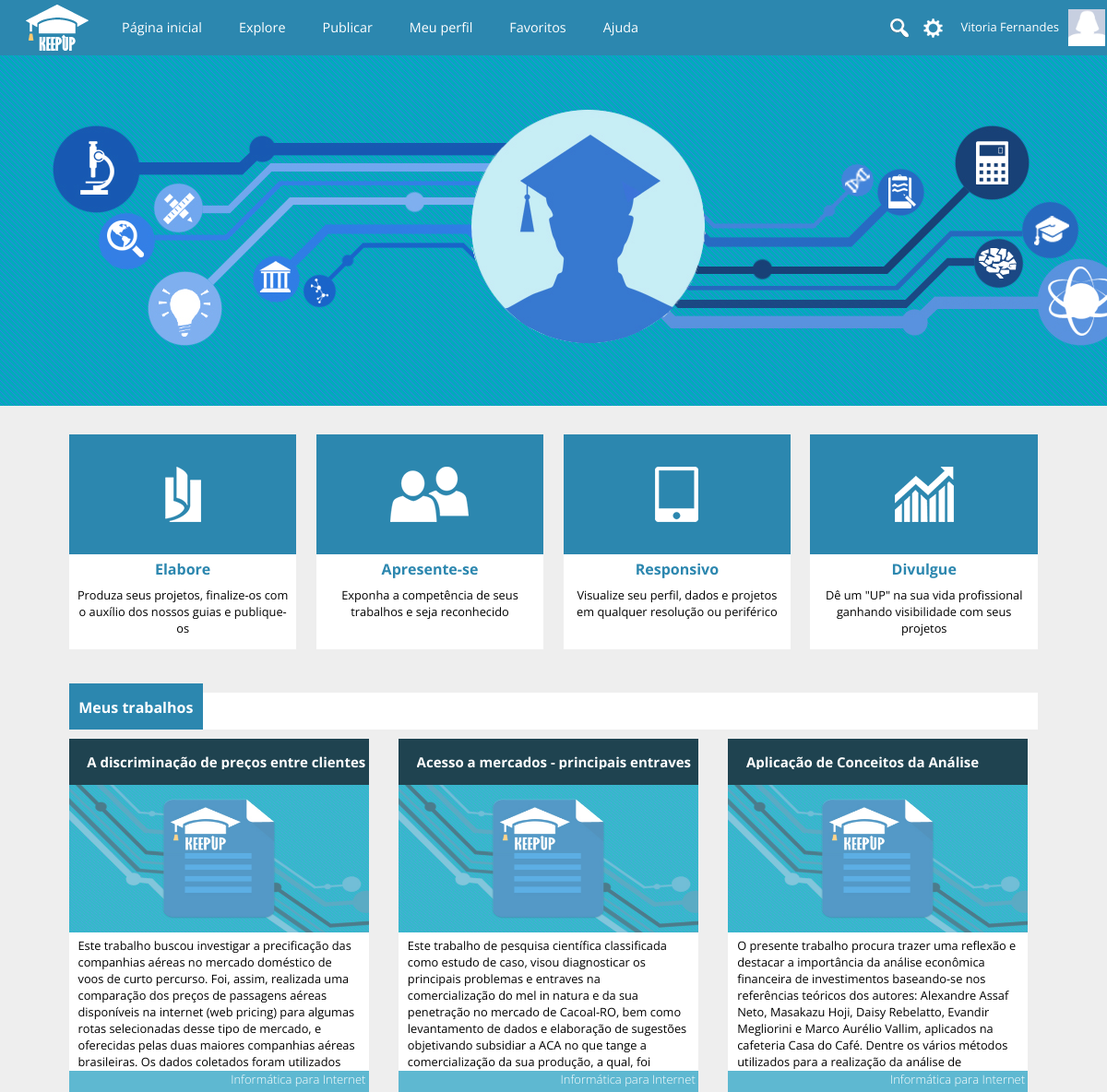
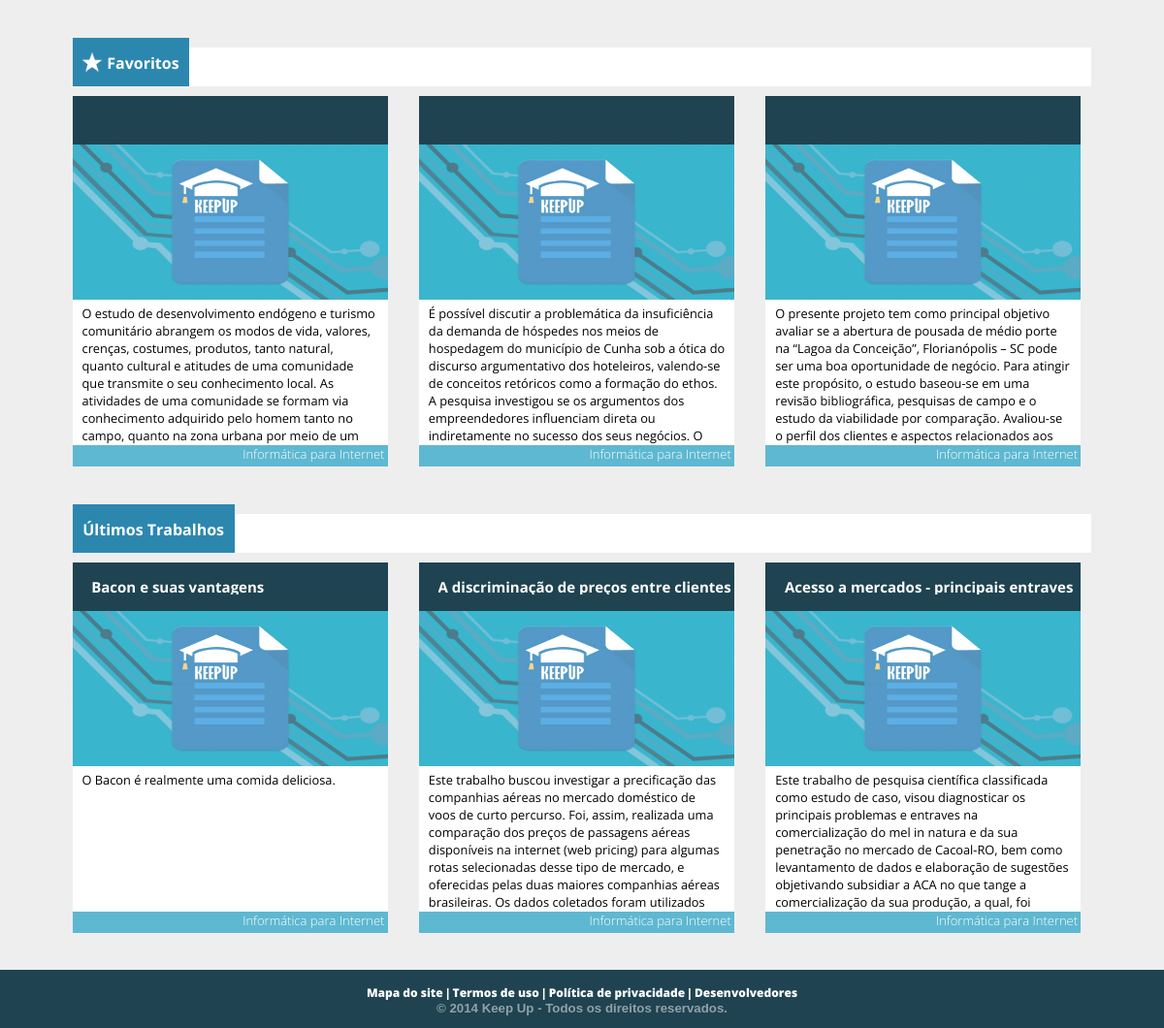
/ (signed in), run on the app's committed database (2 pictures, top to bottom).
### tables this page shows
CREATE TABLE `trabalho` (
  `cd_trabalho` int(11) NOT NULL AUTO_INCREMENT,
  `nm_titulo` varchar(200) NOT NULL,
  `ds_resumo` text,
  `cd_escola` int(11) NOT NULL,
  `cd_curso` int(11) NOT NULL,
  `dt_publicado` datetime NOT NULL,
  `aa_publicacao` int(4) NOT NULL,
  `tx_pchave` varchar(255) DEFAULT '',
  PRIMARY KEY (`cd_trabalho`),
  KEY `fk_trabalhoescola` (`cd_escola`),
  KEY `fk_trabalhocurso` (`cd_curso`),
  CONSTRAINT `fk_trabalhocurso` FOREIGN KEY (`cd_curso`) REFERENCES `curso` (`cd_curso`),
  CONSTRAINT `fk_trabalhoescola` FOREIGN KEY (`cd_escola`) REFERENCES `escola` (`cd_escola`)
);

### sessao.php (called while the page is built, shortened)
<?php
if(isset($_SESSION["logado"]) && $_SESSION["logado"] == true) {
	$sessao = $_SESSION;
}
?>

### conexao.class.php (called while the page is built, shortened)
<?php
class Conexao {
	private $host = "localhost:3307";
	private $usuario = "root";
	private $senha = "usbw";
	private $banco = "keepup";
	private function conectar() {
		if($this->conexao = mysql_connect($this->host, $this->usuario, $this->senha)) {
			if($this->conexaoBanco = mysql_select_db($this->banco)) {
				return $this;
			}
		}
		die("conexao.class:20". mysql_error());
	}
	public function consultar($sql) {
		if($query = mysql_query($sql)) {
			$arr_resultado = array();
			while($resultado = mysql_fetch_array($query)) {
				array_push($arr_resultado, $resultado);
			}
			return $arr_resultado;
		}
		else {
			echo "conexao:39: ".mysql_error();
			$this->desconectar();
			return false;
		}
	}
}
?>

### public_html/index.php (the view, shortened to what this page needs)
<?php
require("../sessao.php");
require("../conexao.class.php");
$conexao = new Conexao();
if($logado) {
    if($sessao["tipoConta"] == "A") {
    	$codigoPerfil = $_SESSION["cd_aluno"];
    	$consulta =
    		"SELECT
    			t.nm_titulo 'titulo',
    			t.ds_resumo 'resumo',
    			t.cd_trabalho 'cd'
    		FROM
    			trabalho t, autoria a
    		WHERE
    			t.cd_trabalho = a.cd_trabalho and
    			a.cd_aluno = $codigoPerfil
    		ORDER BY
    			t.dt_publicado DESC
    		LIMIT 3";
    }
	$sessao["trabalhosUsuario"] = $conexao->consultar($consulta);
    if($sessao["tipoConta"] == "A") {
    	$favsql =
    		"SELECT
    			t.*
    		FROM
    			trabalho t, favorito f
    		WHERE
    			t.cd_trabalho = f.cd_trabalho and
    			f.cd_aluno = {$sessao["cd_aluno"]}
    		ORDER BY
    			f.dt_favoritado DESC
    		LIMIT 3";
    	$sessao["favoritos"] = $conexao->consultar($favsql);
    }
}
$consulta =
	"SELECT
		t.nm_titulo,
		c.nm_curso,
		t.ds_resumo,
		t.cd_trabalho
	FROM
		trabalho t, curso c
	WHERE
		t.cd_curso = c.cd_curso
	ORDER BY
		t.dt_publicado DESC
	LIMIT 3";
$sessao["trabalhosRecentes"] = $conexao->consultar($consulta);
?>
<!doctype html>
<html>
<head>
	<link href="cs/estilo_index.css" rel="stylesheet" type="text/css" />
    <link href="cs/global.css" rel="stylesheet" type="text/css" />
</head>
<body>
<?php include "header.php"; ?>
    				<div id='video_background'>
                    	<div class="slide" id="slide1">
                       	</div>
                    </div>
    <Section>
        <div id="vantagens">
                <div class="vantagens">
                    <div class="icones" id="i1"> </div>
                    	<h1> Elabore </h1>
                        <p>
                        Produza seus projetos, finalize-os com o auxílio dos nossos guias e publique-os
                        </p>
		</div>
                <div class="vantagens">
                    <div class="icones" id="i2"> </div>
                    <h1> Apresente-se </h1>
                        <p>
						Exponha a competência de seus trabalhos e seja reconhecido
                        </p>
                </div>
                <div class="vantagens">
                    <div class="icones" id="i3"> </div>
                    <h1> Responsivo </h1>
                        <p>
                        Visualize seu perfil, dados e projetos em qualquer resolução ou periférico
                        </p>
                </div>
                <div class="vantagens">
                    <div class="icones" id="i4"> </div>
                    <h1> Divulgue </h1>
                        <p>
                       Dê um "UP" na sua vida profissional ganhando visibilidade com seus projetos
                        </p>
                </div>
        </div>
					<?php if(isset($sessao["trabalhosUsuario"]) && sizeof($sessao["trabalhosUsuario"]) > 0) { ?>
        <div id="trabalhos">
        	<div class="UltimosTrabalhos">
            	<a href="#">
                    <div class="latest_posts"> <h1>Meus trabalhos</h1> </div>
                </a>
            </div>
            <article class="links_trabalhos">
    			<?php foreach($sessao["trabalhosUsuario"] as $trabalho) { ?>
                <a href="trabalho.php?t=<?php echo $trabalho["cd"]; ?>">
                    <div class="box_monografia" id="fav1">
                         <div class="each_titulo_area">
                            <div class="each_titulo"> <h1> <?php echo $trabalho["titulo"]; ?> </h1> </div>
                        </div>
                        <div class="each_icon">
                            <img src="images/<?php if(isset($trabalho["url_imagem"]) and strlen($trabalho["url_imagem"]) > 3) echo $trabalho["url_imagem"]; else echo "imagens_monografias/img_vis.jpg"; ?>" class="imagens_index">
                        </div>
                        <div class="each_resumo">
                            <p> <?php echo $trabalho["resumo"]; ?></p>
                        </div>
                        <div class="each_autor_curso">
                            <h1>
                            Informática para Internet
                            </h1>
                        </div>
                    </div>
                </a>
             <?php  } ?>
            </article>
      	</div>
        <?php } ?>
					<?php if(isset($sessao["favoritos"]) && sizeof($sessao["favoritos"]) > 0) { ?>
        <div id="trabalhos">
        	<div class="UltimosTrabalhos">
            	<a href="#">
                    <div class="latest_posts"> <h1>  <img src="images/index_icons/star.png" style="float:left; margin-right:5px;">Favoritos </h1> </div>
                </a>
            </div>
            <article class="links_trabalhos">
			<?php foreach($sessao["favoritos"] as $trabaho) { ?>
            <a href="trabalho.php?t=<?php echo $trabaho["cd_trabalho"]; ?>">
                <div class="box_monografia" id="fav1">
                     <div class="each_titulo_area">
                        <div class="each_titulo"> <h1> <?php echo $trabalho["nm_titulo"]; ?> </h1> </div>
                    </div>
                    <div class="each_icon">
                        <img src="images/<?php if(isset($trabaho["url_imagem"]) and strlen($trabaho["url_imagem"]) > 3) echo $trabaho["url_imagem"]; else echo "imagens_monografias/img_vis.jpg"; ?>" class="imagens_index">
                    </div>
                    <div class="each_resumo">
                        <p> <?php echo $trabaho["ds_resumo"]; ?></p>
                    </div>
                    <div class="each_autor_curso">
                        <h1>
                        Informática para Internet
                        </h1>
                    </div>
                </div>
                </a>
             <?php  } ?>
            </article>
      	</div>
        <?php } ?>
        <div id="trabalhos">
        	<div class="UltimosTrabalhos">
            	<div class="latest_posts"> <h1> Últimos Trabalhos </h1> </div>
            </div>
            <?php if(isset($sessao["trabalhosRecentes"]) && sizeof($sessao["trabalhosRecentes"]) > 0) { ?>
            <article class="links_trabalhos">
            	<?php foreach($sessao["trabalhosRecentes"] as $trabalho) { ?>
                <a href="trabalho.php?t=<?php echo $trabalho["cd_trabalho"]; ?>">
                <div class="box_monografia" id="ult1">
                	<div class="each_titulo_area">
                        <div class="each_titulo"> <h1><?php echo $trabalho["nm_titulo"]; ?></h1> </div>
                    </div>
                	<div class="each_icon">
                    	<img src="images/<?php if(isset($trabalho["url_imagem"]) and strlen($trabalho["url_imagem"]) > 3) echo $trabalho["url_imagem"]; else echo "imagens_monografias/img_vis.jpg"; ?>" class="imagens_index">
                    </div>
                    <div class="each_resumo">
                    	<p><?php echo $trabalho["ds_resumo"]; ?>
                        </p>
                    </div>
                    <div class="each_autor_curso">
                    	<h1>
                       <a href="#"> Informática para Internet </a>
                        </h1>
                    </div>
                    </div>
                </a>
                    <?php } ?>
                </div>
                <?php }
				else { ?>
					<p>Nenhum trabalho recente</p>
				<?php } ?>
    </Section>
    <footer>
            <div id="footer_centralizado">
                <p>
                <a href="#"> Mapa do site </a> |
                <a href="#"> Termos de uso </a> |
                <a href="#"> Política de privacidade </a> |
                <a href="#"> Desenvolvedores  </a>
                </p>
            		<h5> © 2014 Keep Up - Todos os direitos reservados. </h5>
            </div>
        </footer>
</body>
</html>

### public_html/cs/estilo_index.css (style rules this page uses)
#slide1 { background-image:url(../images/slide3_1.jpg); background-repeat:no-repeat; background-position: right right; background-size:cover; }
section { width:95%;height:auto; margin:auto; }
#video_background { min-width: 100%; width: auto; z-index: -1000; overflow: hidden; height: 400px; }
#video_background .slide { width: 100%; height: 100%; display: none; background-color:#2c87af; margin-top:-20px; }
#trabalhos { width:95%; height:470px; margin:auto; padding-top:1%; }
.UltimosTrabalhos { background-color:white; height:40px; margin-top:20px; width:97%; margin:auto; }
.imagens_index { width:100%; height:100%; text-align:left; position:relative; opacity:.8; -webkit-transition: opacity; -webkit-transition-duration:0.1s ; -webkit-transition-timing-function:ease-in; }
.latest_posts { float:left; width:auto; padding-left:1%; padding-right:1%; height:50px; margin-top:-10px; background-color:#2c87af; color:white; }
.latest_posts h1 { font-size:16px; margin-top:15px; }
.links_trabalhos { width:100%; height:320px; margin:auto; }
.box_monografia { margin-top:10px; float:left; width:30%; margin-left:1.5%; margin-right:1.5%; height:auto; }
.each_icon { width:100%; height:160px; background-color:white; text-align:center; }
.each_titulo_area { width:100%; height:50px; background-color:#1f4350; }
.each_titulo { width:94%; height:33px; float:right; color:white; overflow:hidden; }
.each_titulo h1 { margin:0; margin-top:15px; font-size:15px }
.each_resumo { width:94%; height:150px; background-color:white; float:right; padding-left:3%; padding-right:3%; overflow:hidden; z-index:-5; color:black; }
.each_resumo p { font-size:0.8em; margin:0; margin-top:5px; }
.each_autor_curso { width:auto; padding:1%; height:20px; margin-top:146px; text-align:right; background-color:#5eb8d1; color:white; }
.each_autor_curso h1 { margin:0; font-size:13px; font-weight:100; }
a:link { color:white; text-decoration:none }
#vantagens { width:94%; height:200px; margin:auto; padding:1%; margin-bottom:5%; }
.vantagens { width:23%; margin-left:1%; margin-right:1%; height:200px; padding-bottom:3%; background-color:white; float:left; }
.vantagens h1 { margin:auto; margin-top:5px; text-align:center; font-size:1em; color:#2c87af; font-weight:700 }
.vantagens p { margin:auto; text-align:center; font-size:0.8em ; margin-left:2%; margin-right:2%; margin-top:3% }
.icones { width:100%; background-color:#2c87af; height:130px; }
#i1 { background-image:url(../images/index_icons/i1.png); background-position:center; background-repeat:no-repeat; -webkit-transition-property: background-color; -webkit-transition-duration: 0.1s; -webkit-transition-timing-function: linear; -moz-transition-property: background-color; -moz-transition-duration: 0.1s; -moz-transition-timing-function: linear; transition-property: background-color; transition-duration: 0.1s; transition-timing-function: linear; }
#i2 { background-image:url(../images/index_icons/i2.png); background-position:center; background-repeat:no-repeat; -webkit-transition-property: background-color; -webkit-transition-duration: 0.1s; -webkit-transition-timing-function: linear; -moz-transition-property: background-color; -moz-transition-duration: 0.1s; -moz-transition-timing-function: linear; transition-property: background-color; transition-duration: 0.1s; transition-timing-function: linear; }
#i3 { background-image:url(../images/index_icons/i3.png); background-position:center; background-repeat:no-repeat; -webkit-transition-property: background-color; -webkit-transition-duration: 0.1s; -webkit-transition-timing-function: linear; -moz-transition-property: background-color; -moz-transition-duration: 0.1s; -moz-transition-timing-function: linear; transition-property: background-color; transition-duration: 0.1s; transition-timing-function: linear; }
#i4 { background-image:url(../images/index_icons/i4.png); background-position:center; background-repeat:no-repeat; -webkit-transition-property: background-color; -webkit-transition-duration: 0.1s; -webkit-transition-timing-function: linear; -moz-transition-property: background-color; -moz-transition-duration: 0.1s; -moz-transition-timing-function: linear; transition-property: background-color; transition-duration: 0.1s; transition-timing-function: linear; }

### data on the page
trabalho: nm_titulo "A discriminação de preços entre clientes…", ds_resumo "Este trabalho buscou investigar a precificação das companhias aéreas no mercado doméstico de voos de curto percurso. Foi, assim, realizada uma comparação dos preços de passagens aéreas disponíveis na internet (web pricing) para algumas rotas selecionadas desse tipo de mercado, e oferecidas pelas duas maiores companhias aéreas brasileiras. Os dados coletados foram utilizados…"
trabalho: nm_titulo "Acesso a mercados - principais entraves…", ds_resumo "Este trabalho de pesquisa científica classificada como estudo de caso, visou diagnosticar os principais problemas e entraves na comercialização do mel in natura e da sua penetração no mercado de Cacoal-RO, bem como levantamento de dados e elaboração de sugestões objetivando subsidiar a ACA no que tange a comercialização da sua produção, a qual, foi…"
trabalho: nm_titulo "Aplicação de Conceitos da Análise…", ds_resumo "O presente trabalho procura trazer uma reflexão e destacar a importância da análise econômica financeira de investimentos baseando-se nos referências teóricos dos autores: Alexandre Assaf Neto, Masakazu Hoji, Daisy Rebelatto, Evandir Megliorini e Marco Aurélio Vallim, aplicados na cafeteria Casa do Café. Dentre os vários métodos utilizados para a realização da análise de…"
trabalho: ds_resumo "O estudo de desenvolvimento endógeno e turismo comunitário abrangem os modos de vida, valores, crenças, costumes, produtos, tanto natural, quanto cultural e atitudes de uma comunidade que transmite o seu conhecimento local. As atividades de uma comunidade se formam via conhecimento adquirido pelo homem tanto no campo, quanto na zona urbana por meio de um…"
trabalho: ds_resumo "É possível discutir a problemática da insuficiência da demanda de hóspedes nos meios de hospedagem do município de Cunha sob a ótica do discurso argumentativo dos hoteleiros, valendo-se de conceitos retóricos como a formação do ethos. A pesquisa investigou se os argumentos dos empreendedores influenciam direta ou indiretamente no sucesso dos seus negócios. O…"
trabalho: ds_resumo "O presente projeto tem como principal objetivo avaliar se a abertura de pousada de médio porte na “Lagoa da Conceição”, Florianópolis – SC pode ser uma boa oportunidade de negócio. Para atingir este propósito, o estudo baseou-se em uma revisão bibliográfica, pesquisas de campo e o estudo da viabilidade por comparação. Avaliou-se o perfil dos clientes e aspectos relacionados aos…"
trabalho: nm_titulo "Bacon e suas vantagens", ds_resumo "O Bacon é realmente uma comida deliciosa."

### other printed values
$sessao["nome"] "Vitoria Fernandes"
